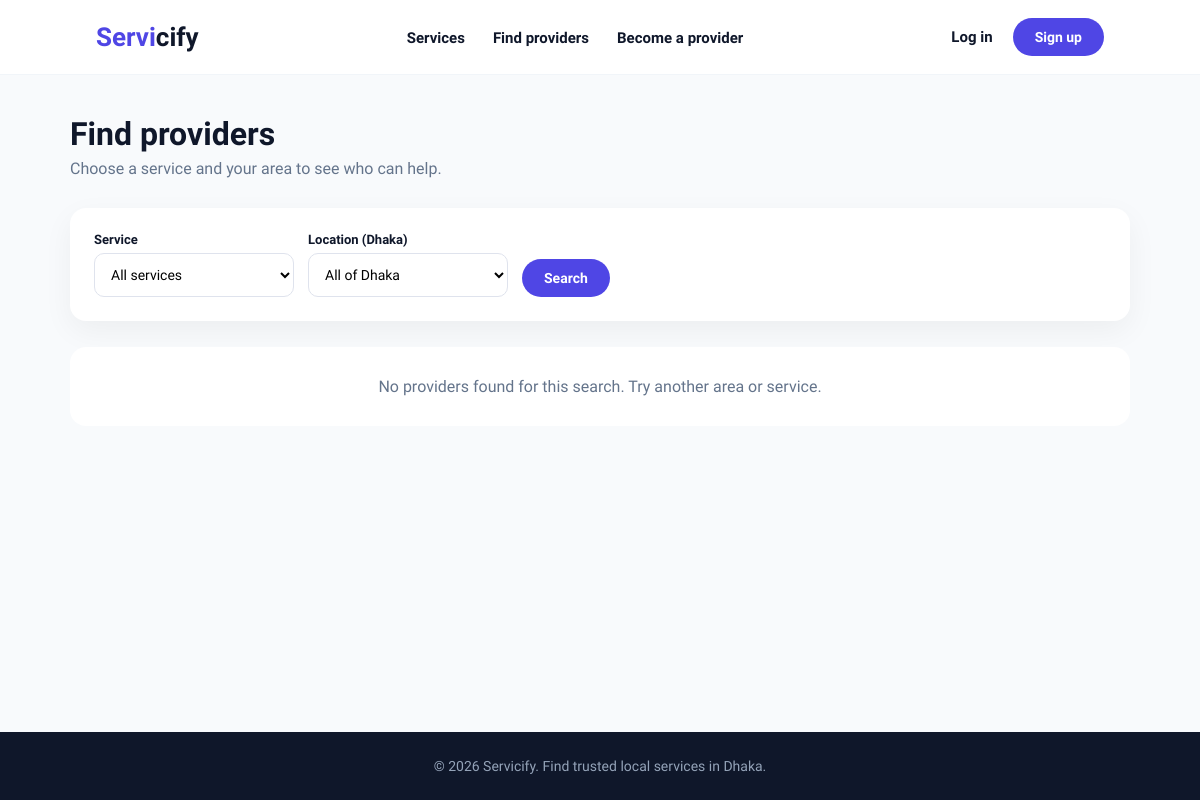
The page /providers/ on the database as committed earlier.
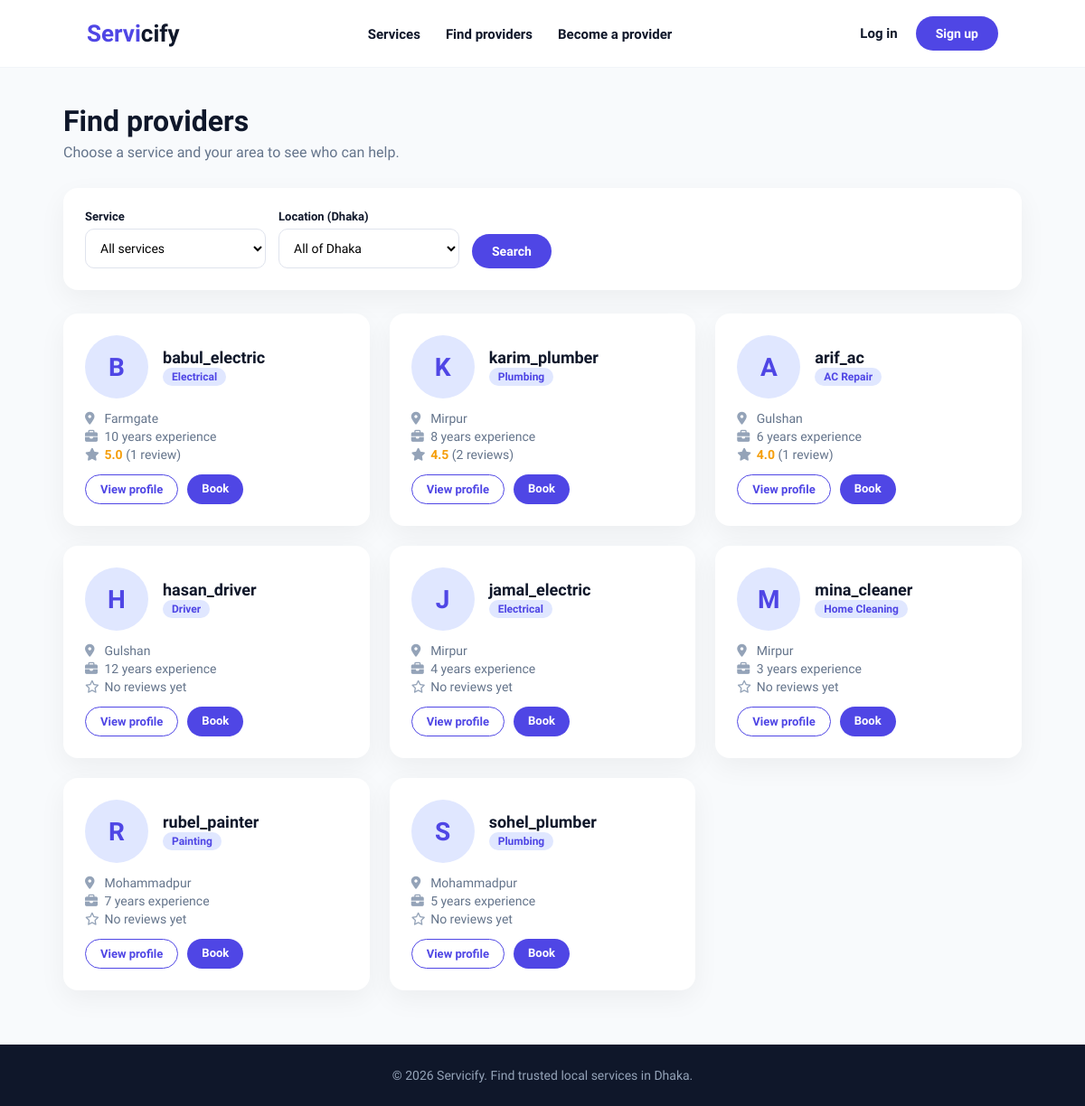
The same page on the database as committed later.
### acc/models.py (models this page shows, shortened)
class Serviceman(models.Model):
    username = models.CharField(max_length=100, unique=True)
    email = models.EmailField(max_length=100, unique=True)
    password = models.CharField(max_length=128)          # stored hashed
    phone = models.CharField(max_length=15, validators=[phone_validator])
    service = models.ForeignKey(
        Service, on_delete=models.PROTECT, related_name='servicemen'
    )
    location = models.ForeignKey(
        Location, on_delete=models.PROTECT, related_name='servicemen'
    )
    address = models.CharField(max_length=255)
    experience = models.PositiveIntegerField(default=0)   # years
    bio = models.TextField(blank=True)

class Service(models.Model):
    name = models.CharField(max_length=100, unique=True)
    description = models.TextField(blank=True)
    icon = models.CharField(max_length=50, default='screwdriver-wrench')
    image_url = models.URLField(blank=True)
    class Meta:
        ordering = ['name']

class Location(models.Model):
    name = models.CharField(max_length=100, unique=True)
    class Meta:
        ordering = ['name']

### acc/views.py (the view)
# urls.py: path('providers/', views.provider_list, name='provider_list'),
def provider_list(request):
    customer = User.objects.filter(
        id=request.session.get('customer_id')
    ).first()
    service_id = request.GET.get('service', '')
    location_id = request.GET.get('location')      # None = not in the URL
    using_my_area = False
    if location_id is None:
        if customer:
            location_id = str(customer.location_id)
            using_my_area = True
        else:
            location_id = ''
    providers = Serviceman.objects.select_related('service', 'location')
    if service_id.isdigit():
        providers = providers.filter(service_id=service_id)
    if location_id.isdigit():
        providers = providers.filter(location_id=location_id)
    providers = providers.annotate(
        avg_rating=Avg('reviews__rating'),
        review_count=Count('reviews'),
    ).order_by('-avg_rating', '-review_count', 'username')
    context = {
        'providers': providers,
        'services': Service.objects.all(),
        'locations': Location.objects.all(),
        'selected_service': service_id,
        'selected_location': location_id,
        'using_my_area': using_my_area,
    }
    return render(request, 'provider_list.html', context)

### templates/provider_list.html (shortened to what this page needs)
{% extends 'base.html' %}
{% block content %}
<h1 class="page-title">Find providers</h1>
<p class="page-sub">Choose a service and your area to see who can help.</p>
<form method="GET" class="filter-bar card">
    <div>
        <label for="service">Service</label>
        <select name="service" id="service">
            <option value="">All services</option>
        </select>
    </div>
    <div>
        <label for="location">Location (Dhaka)</label>
        <select name="location" id="location">
            <option value="">All of Dhaka</option>
        </select>
    </div>
    <button type="submit" class="btn">Search</button>
</form>
<div class="grid">
    {% for p in providers %}
        <div class="card">
            <div class="provider-top">
                <div class="avatar">{{ p.username|first|upper }}</div>
                <div>
                    <h3>{{ p.username }}</h3>
                    <span class="tag">{{ p.service.name }}</span>
                </div>
            </div>
            <p class="info-line"><i class="fa-solid fa-location-dot"></i> {{ p.location.name }}</p>
            <p class="info-line"><i class="fa-solid fa-briefcase"></i> {{ p.experience }} year{{ p.experience|pluralize }} experience</p>
            <p class="info-line">
                {% if p.avg_rating %}
                    <span class="rating"><i class="fa-solid fa-star"></i> {{ p.avg_rating|floatformat:1 }}</span>
                    ({{ p.review_count }} review{{ p.review_count|pluralize }})
                {% else %}
                    <i class="fa-regular fa-star"></i> No reviews yet
                {% endif %}
            </p>
            <div class="actions">
                <a href="{% url 'provider_profile' p.id %}" class="btn btn-outline btn-small">View profile</a>
                <a href="{% url 'book_service' p.id %}" class="btn btn-small">Book</a>
            </div>
        </div>
    {% empty %}
        <div class="empty" style="grid-column: 1 / -1;">
            No providers found for this search. Try another area or service.
        </div>
    {% endfor %}
</div>
{% endblock %}

Rows that differ between the two databases and show on the page:
added Serviceman: username|first "B", username "babul_electric", service.name "Electrical", location.name "Farmgate", experience "10", avg_rating "5.0", review_count "1"
now on this page (row edited): Serviceman: username|first "K", username "karim_plumber", service.name "Plumbing", location.name "Mirpur", experience "8", avg_rating "4.5", review_count "2"
added Serviceman: username|first "A", username "arif_ac", service.name "AC Repair", location.name "Gulshan", experience "6", avg_rating "4.0", review_count "1"
added Serviceman: username|first "H", username "hasan_driver", service.name "Driver", location.name "Gulshan", experience "12", shows "No reviews yet"
added Serviceman: username|first "J", username "jamal_electric", service.name "Electrical", location.name "Mirpur", experience "4", shows "No reviews yet"
added Serviceman: username|first "M", username "mina_cleaner", service.name "Home Cleaning", location.name "Mirpur", experience "3", shows "No reviews yet"
added Serviceman: username|first "R", username "rubel_painter", service.name "Painting", location.name "Mohammadpur", experience "7", shows "No reviews yet"
now on this page (row edited): Serviceman: username|first "S", username "sohel_plumber", service.name "Plumbing", location.name "Mohammadpur", experience "5", shows "No reviews yet"
Other text that changed with them:
text no longer shown: "No providers found for this search. Try another area or service."
